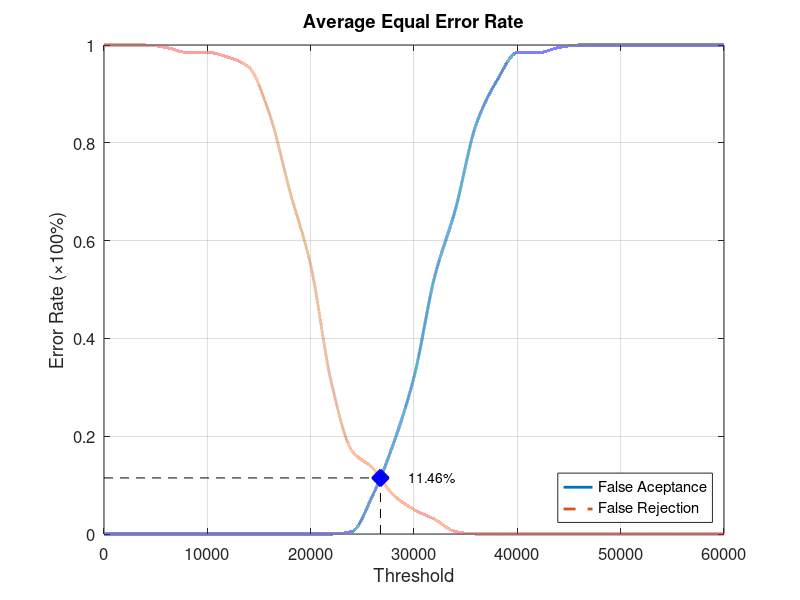
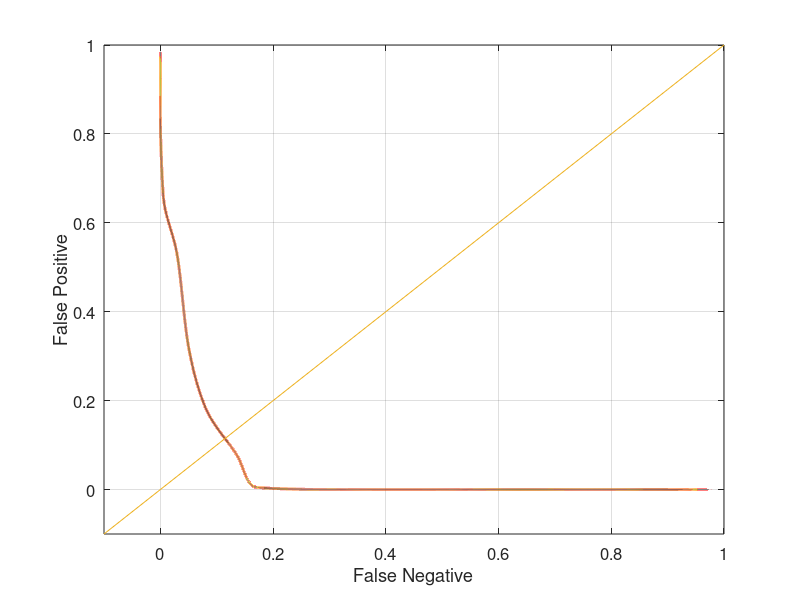

MATLAB code to generate these figures, in order:
function yEER = Database2_2
close all;
clear;
clc;
x = 0:2000:60000;
xq = 0:0.5:60000;

y0 = [0 0 0 0 0 0 0 0 0 0 0 0 0.00526316 0.0789474 0.184211 0.321053 0.526316 0.663158 0.836842 0.926316 0.984211 0.984211 0.994737 1 1 1 1 1 1 1 1];
yy0 = interp1(x, y0, xq, 'pchip');
y1 = [1 1 1 0.995 0.985 0.985 0.975 0.955 0.86 0.7 0.55 0.31 0.17 0.135 0.08 0.05 0.03 0.005 0 0 0 0 0 0 0 0 0 0 0 0 0];
yy1 = interp1(x, y1, xq, 'pchip');

% Calculating EER: 
y2 = abs(y0 - y1);
find(y2 == min(y2))
yy2 = abs(yy0 - yy1);
xEER = find(yy2 == min(yy2));
xEERIndex = xq(xEER) % X-axis EER
yEER = yy0(xEER) % Y-axis EER

main = figure
plot(xq, yy0,'-','LineWidth', 2);	hold on
plot(xq, yy1,'--','LineWidth', 2);	hold on
plot([xEERIndex xEERIndex], [0 yEER], 'k--');	hold on
plot([0 xEERIndex], [yEER yEER], 'k--');	hold on
plot(xEERIndex, yEER, 'bx', 'LineWidth', 10);	hold on
text(xEERIndex + 10 * xEERIndex / 100, yEER, [num2str(round((10000 * yEER)) / 100) '%'])
legend('False Aceptance', 'False Rejection', 'Location', 'SouthEast')
xlabel('Threshold')
ylabel('Error Rate (\times100%)')
title('Average Equal Error Rate')
set(gca, 'FontSize', 12)
axis([0 60000 0 1])
grid on

print(main, 'Database2_2Main', '-dpng');
FNRxFPR = figure('Color', [1 1 1]);
plot(yy1, yy0, '-', yy1, yy0, 'LineWidth', 2);
hold on
y = -0.1:0.1:1
plot(y, y); 
set(gca, 'FontSize', 12)
xlabel('False Negative')
ylabel('False Positive')
axis([-0.1 1 -0.1 1])
set(gca, 'FontSize', 12)
grid on

print(FNRxFPR, 'Database2_2FNRxFPR','-dpng');
end
